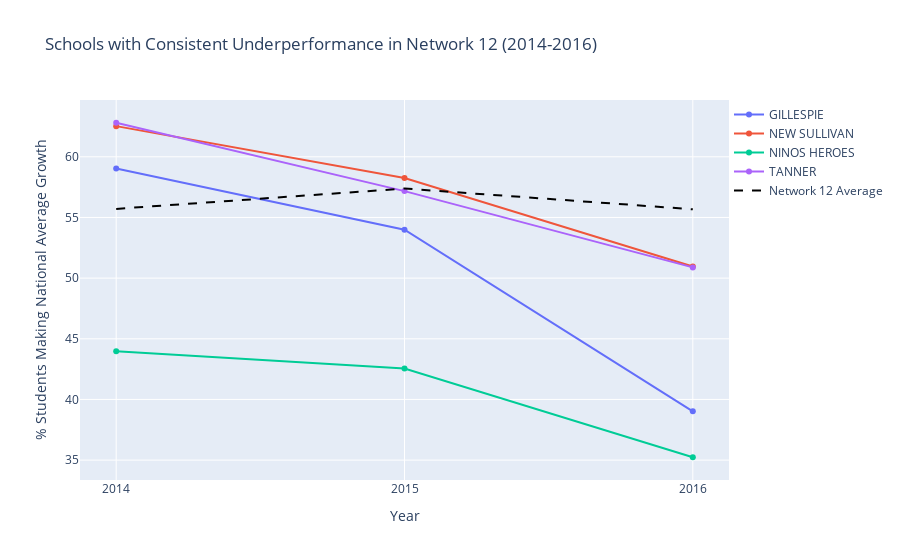

The notebook cell saved with this chart:
### Code cell
# Prepare data for plotting
traces = []
for index, row in downward_trend_schools_network_12.iterrows():
    trace = go.Scatter(
        x=['2014', '2015', '2016'],
        y=row[1:],
        mode='lines+markers',
        name=row['School Name'],
        hoverinfo='name+y+x'  # Show school name, year, and percentage in the tooltip
    )
    traces.append(trace)

# Overall Network 12 Average line for comparison
average_line = go.Scatter(
    x=['2014', '2015', '2016'],
    y=school_avg_growth_network_12[['2014 % Students Making National Average Growth', 
                                    '2015 % Students Making National Average Growth', 
                                    '2016 % Students Making National Average Growth']].mean(),
    mode='lines',
    name='Network 12 Average',
    line=dict(color='black', dash='dash')
)

traces.append(average_line)

layout = go.Layout(
    title='Schools with Consistent Underperformance in Network 12 (2014-2016)',
    xaxis=dict(title='Year'),
    yaxis=dict(title='% Students Making National Average Growth'),
    legend=dict(x=1, y=1)
)

fig = go.Figure(data=traces, layout=layout)
iplot(fig)

### Figure 1 — Plotly figure (JSON) as saved in the notebook; plotly's stock layout.template omitted (floating-point values rounded to 4 significant figures)
{"data": [{"hoverinfo": "name+y+x", "mode": "lines+markers", "name": "GILLESPIE", "type": "scatter", "x": ["2014", "2015", "2016"], "y": [59.04, 53.99, 39.02]}, {"hoverinfo": "name+y+x", "mode": "lines+markers", "name": "NEW SULLIVAN", "type": "scatter", "x": ["2014", "2015", "2016"], "y": [62.53, 58.25, 50.96]}, {"hoverinfo": "name+y+x", "mode": "lines+markers", "name": "NINOS HEROES", "type": "scatter", "x": ["2014", "2015", "2016"], "y": [43.98, 42.54, 35.24]}, {"hoverinfo": "name+y+x", "mode": "lines+markers", "name": "TANNER", "type": "scatter", "x": ["2014", "2015", "2016"], "y": [62.81, 57.17, 50.89]}, {"line": {"color": "black", "dash": "dash"}, "mode": "lines", "name": "Network 12 Average", "type": "scatter", "x": ["2014", "2015", "2016"], "y": [55.71, 57.38, 55.67]}], "layout": {"legend": {"x": 1, "y": 1}, "title": {"text": "Schools with Consistent Underperformance in Network 12 (2014-2016)"}, "xaxis": {"title": {"text": "Year"}}, "yaxis": {"title": {"text": "% Students Making National Average Growth"}}}}
